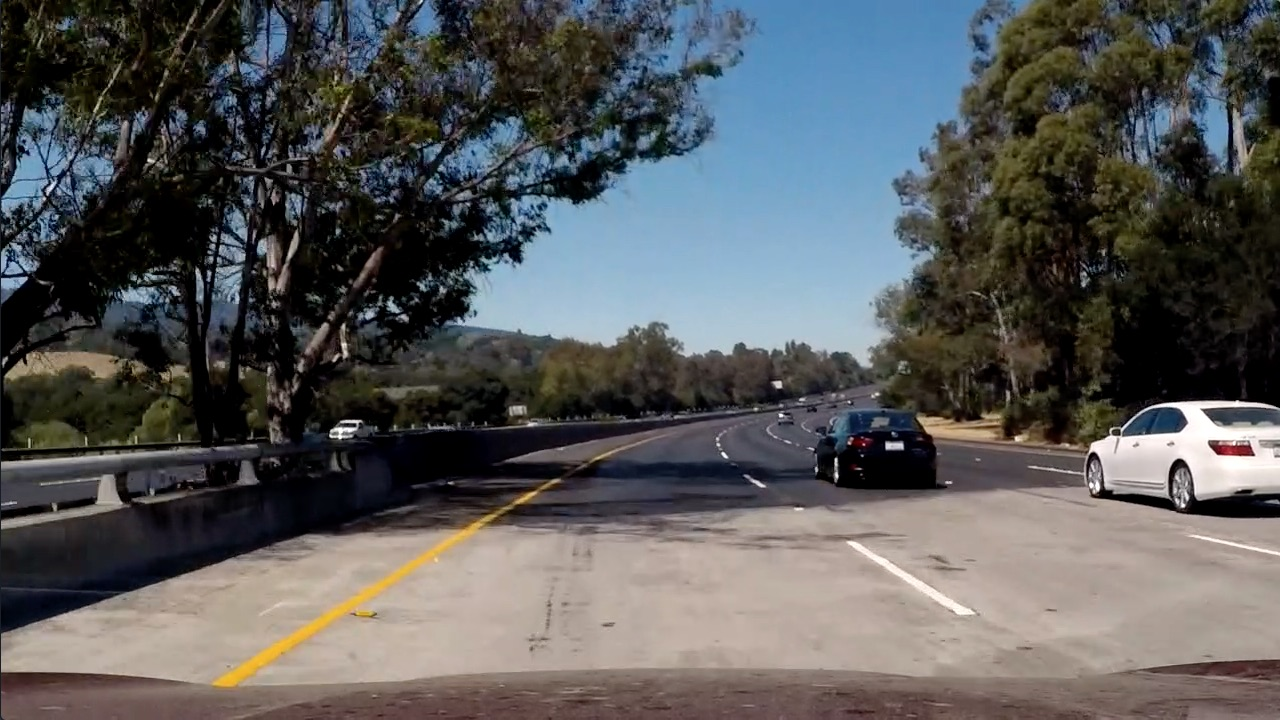
#> input picture test_images/test5.jpg, 1280 x 720 px
$ python -i main.py   (imports and definitions only)   (older library calls are emulated)
#> lines starting #> are read from the running program, lines starting #| are printed output that depends on the picture; after the words box and inside, x2 and y2 are one past the last pixel; in counts of white or black regions, pixels touching at a corner belong together
import numpy as np
import cv2

from moviepy.editor import VideoFileClip
from IPython.display import HTML
import sys


def image_binary(img, sobel_kernel=9, mag_thresh=(10, 255), s_thresh=(170, 255)):
    hsv = cv2.cvtColor(img, cv2.COLOR_RGB2HSV)
    gray = hsv[:, :, 1]
    s_channel = hsv[:, :, 2]

    # Binary matrixes creation
    sobel_binary = np.zeros(shape=gray.shape, dtype=bool)
    s_binary = sobel_binary
    combined_binary = s_binary.astype(np.float32)

    # Sobel Transform
    sobelx = cv2.Sobel(gray, cv2.CV_64F, 1, 0, ksize=sobel_kernel)
    sobely = 0  # cv2.Sobel(gray, cv2.CV_64F, 0, 1, ksize=sobel_kernel)

    sobel_abs = np.abs(sobelx ** 2 + sobely ** 2)
    sobel_abs = np.uint8(255 * sobel_abs / np.max(sobel_abs))

    sobel_binary[(sobel_abs > mag_thresh[0]) & (sobel_abs <= mag_thresh[1])] = 1

    # Threshold color channel
    s_binary[(s_channel >= s_thresh[0]) & (s_channel <= s_thresh[1])] = 1

    # Combine the two binary thresholds

    combined_binary[(s_binary == 1) | (sobel_binary == 1)] = 1
    combined_binary = np.uint8(255 * combined_binary / np.max(combined_binary))

    # ---------------- MASKED IMAGE --------------------
    offset = 100
    mask_polyg = np.array([[(0 + offset, img.shape[0]),
                            (img.shape[1] / 2.5, img.shape[0] / 1.65),
                            (img.shape[1] / 1.8, img.shape[0] / 1.65),
                            (img.shape[1], img.shape[0])]],
                          dtype=int)

    # Next we'll create a masked edges image using cv2.fillPoly()
    mask_img = np.zeros_like(combined_binary)
    ignore_mask_color = 255

    # This time we are defining a four sided polygon to mask
    # Applying polygon
    cv2.fillPoly(mask_img, mask_polyg, ignore_mask_color)
    masked_edges = cv2.bitwise_and(combined_binary, mask_img)

    return masked_edges


def warp(img, src, dst):
    src = np.float32([src])
    dst = np.float32([dst])

    return cv2.warpPerspective(img, cv2.getPerspectiveTransform(src, dst),
                               dsize=img.shape[0:2][::-1], flags=cv2.INTER_LINEAR)


def sliding_windown(img_w):
    histogram = np.sum(img_w[int(img_w.shape[0] / 2):, :], axis=0)
    # Create an output image to draw on and visualize the result
    out_img = np.dstack((img_w, img_w, img_w)) * 255
    # Find the peak of the left and right halves of the histogram
    # These will be the starting point for the left and right lines
    midpoint = int(histogram.shape[0] / 2)
    leftx_base = np.argmax(histogram[:midpoint])
    rightx_base = np.argmax(histogram[midpoint:]) + midpoint

    # Choose the number of sliding windows
    nwindows = 9
    # Set height of windows
    window_height = int(img_w.shape[0] / nwindows)
    # Identify the x and y positions of all nonzero pixels in the image
    nonzero = img_w.nonzero()
    nonzeroy = np.array(nonzero[0])
    nonzerox = np.array(nonzero[1])
    # Current positions to be updated for each window
    leftx_current = leftx_base
    rightx_current = rightx_base
    # Set the width of the windows +/- margin
    margin = 100
    # Set minimum number of pixels found to recenter window
    minpix = 50
    # Create empty lists to receive left and right lane pixel indices
    left_lane_inds = []
    right_lane_inds = []

    # Step through the windows one by one
    for window in range(nwindows):
        # Identify window boundaries in x and y (and right and left)
        win_y_low = img_w.shape[0] - (window + 1) * window_height
        win_y_high = img_w.shape[0] - window * window_height
        win_xleft_low = leftx_current - margin
        win_xleft_high = leftx_current + margin
        win_xright_low = rightx_current - margin
        win_xright_high = rightx_current + margin
        # Draw the windows on the visualization image
        cv2.rectangle(out_img, (win_xleft_low, win_y_low), (win_xleft_high, win_y_high), (0, 255, 0), 2)
        cv2.rectangle(out_img, (win_xright_low, win_y_low), (win_xright_high, win_y_high), (0, 255, 0), 2)
        # Identify the nonzero pixels in x and y within the window
        good_left_inds = ((nonzeroy >= win_y_low) & (nonzeroy < win_y_high) & (nonzerox >= win_xleft_low) & (
                nonzerox < win_xleft_high)).nonzero()[0]
        good_right_inds = ((nonzeroy >= win_y_low) & (nonzeroy < win_y_high) & (nonzerox >= win_xright_low) & (
                nonzerox < win_xright_high)).nonzero()[0]
        # Append these indices to the lists
        left_lane_inds.append(good_left_inds)
        right_lane_inds.append(good_right_inds)
        # If you found > minpix pixels, recenter next window on their mean position
        if len(good_left_inds) > minpix:
            leftx_current = int(np.mean(nonzerox[good_left_inds]))
        if len(good_right_inds) > minpix:
            rightx_current = int(np.mean(nonzerox[good_right_inds]))

    # Concatenate the arrays of indices
    left_lane_inds = np.concatenate(left_lane_inds)
    right_lane_inds = np.concatenate(right_lane_inds)

    # Extract left and right line pixel positions
    leftx = nonzerox[left_lane_inds]
    lefty = nonzeroy[left_lane_inds]
    rightx = nonzerox[right_lane_inds]
    righty = nonzeroy[right_lane_inds]

    # Fit a second order polynomial to each
    left_fit = np.polyfit(lefty, leftx, 2)
    right_fit = np.polyfit(righty, rightx, 2)


    return left_fit, right_fit


# [24 lines left out: function fit_from_lines, not called in this run]


def draw_lines(img, img_w, left_fit, right_fit, perspective):
    # Create an image to draw the lines on
    warp_zero = np.zeros_like(img_w).astype(np.uint8)
    color_warp = np.dstack((warp_zero, warp_zero, warp_zero))
    #color_warp_center = np.dstack((warp_zero, warp_zero, warp_zero))

    ploty = np.linspace(0, img.shape[0] - 1, img.shape[0])

    left_fitx = left_fit[0] * ploty ** 2 + left_fit[1] * ploty + left_fit[2]
    right_fitx = right_fit[0] * ploty ** 2 + right_fit[1] * ploty + right_fit[2]

    # Recast the x and y points into usable format for cv2.fillPoly()
    pts_left = np.array([np.transpose(np.vstack([left_fitx, ploty]))])
    pts_right = np.array([np.flipud(np.transpose(np.vstack([right_fitx, ploty])))])
    pts = np.hstack((pts_left, pts_right))

    # Draw the lane onto the warped blank image
    #cv2.fillPoly(color_warp_center, np.int_([pts]), (0, 255, 0))
    cv2.fillPoly(color_warp, np.int_([pts]), (0, 255, 0))

    # Warp the blank back to original image space using inverse perspective matrix (Minv)
    newwarp = warp(color_warp, perspective[1], perspective[0])
    # Combine the result with the original image
    result = cv2.addWeighted(img, 1, newwarp, 0.2, 0)

    color_warp_lines = np.dstack((warp_zero, warp_zero, warp_zero))
    cv2.polylines(color_warp_lines, np.int_([pts_right]), isClosed=False, color=(0, 255, 0), thickness=25)
    cv2.polylines(color_warp_lines, np.int_([pts_left]), isClosed=False, color=(0, 255, 0), thickness=25)
    newwarp_lines = warp(color_warp_lines, perspective[1], perspective[0])

    result = cv2.addWeighted(result, 1, newwarp_lines, 1, 0)

    return result

def cal_radius_and_offset(left_fit, right_fit, img,result):
    # ----- Radius Calculation ------ #

    img_height = img.shape[0]
    y_eval = img_height

    ym_per_pix = 30 / 720.  # meters per pixel in y dimension
    xm_per_pix = 3.7 / 700  # meters per pixel in x dimension

    # Calculate the new radii of curvature
    # substitute in the equation of the radius with the LEFT lane polynomial to get LEFT lane line curvature radius
    left_curverad = ((1 + (2 * left_fit[0] * y_eval * ym_per_pix + left_fit[1]) ** 2) ** 1.5) / np.absolute(2 * left_fit[0])
    # substitute in the equation of the radius with the RIGHT lane polynomial to get RIGHT lane line curvature radius
    right_curverad = ( (1 + (2 * right_fit[0] * y_eval * ym_per_pix + right_fit[1]) ** 2) ** 1.5) / np.absolute(2 * right_fit[0])

    # Calculate vehicle offset from lane center, in meters
    # Calculate vehicle center offset in pixels
    bottom_y = img.shape[0] - 1
    bottom_x_left = left_fit[0] * (bottom_y ** 2) + left_fit[1] * bottom_y + left_fit[2]        # sub in left lane line polynomial with bottom y
    bottom_x_right = right_fit[0] * (bottom_y ** 2) + right_fit[1] * bottom_y + right_fit[2]    # sub in right lane line polynomial with bottom y
    vehicle_offset = img.shape[1] / 2 - (bottom_x_left + bottom_x_right) / 2                    # average of bottom_x_left and bottom_x_right is the center of the lane
                                                                                                # subtract the lane center from the car center to get the offset
    # Convert pixel offset to meters
    xm_per_pix = 3.7 / 700  # meters per pixel in x dimension
    vehicle_offset *= xm_per_pix
    vehicle_offset=np.abs(vehicle_offset)
    # writing lane curvature and vehical offset on the image
    font = cv2.FONT_HERSHEY_SIMPLEX
    fontColor = (0, 0, 0)
    fontSize = 1
    cv2.putText(result, 'Lane Curvature: {:.0f} m'.format(np.mean([left_curverad, right_curverad])),    # calculate the mean of the left and right lane lines curvature
                (500, 620), font, fontSize, fontColor, 2)                                               # radius to get the lane center curvature
                                                                                                        # radius, and print it on the image
    # print the car offset on the image
    cv2.putText(result, 'Vehicle offset: {:.4f} m'.format(vehicle_offset), (500, 650), font, fontSize, fontColor, 2)
    return result


# [93 lines left out: functions add_image, process_video, not called in this run]

def input_image(inp, outp):
#> called with inp = 'test_images/test5.jpg', outp = 'out.png'
    clp = cv2.imread(inp)
#> clp is the input picture: shape (720, 1280, 3); mean B, G, R 89.8, 89.3, 88.5

    first_run = True
    MOV_AVG_LENGTH = 5
    gleft_fit = gright_fit = None

    img = clp.copy()
    blur = cv2.GaussianBlur(img, (5, 5), 0)

    img_b = image_binary(blur, 15, (20, 255))
#> in image_binary, `sobelx = cv2.Sobel(gray, cv2.CV_64F, 1, 0, ksize=sobel_kernel)`:
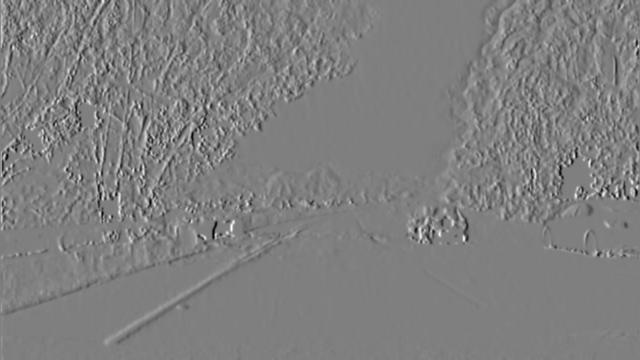
#> sobelx: shape (720, 1280) float64 (shown at 1/2 size); min -7.17e+09, max 7.17e+09, mean 1124510.5; drawn with min black and max white
#> in image_binary, `cv2.fillPoly(mask_img, mask_polyg, ignore_mask_color)`:
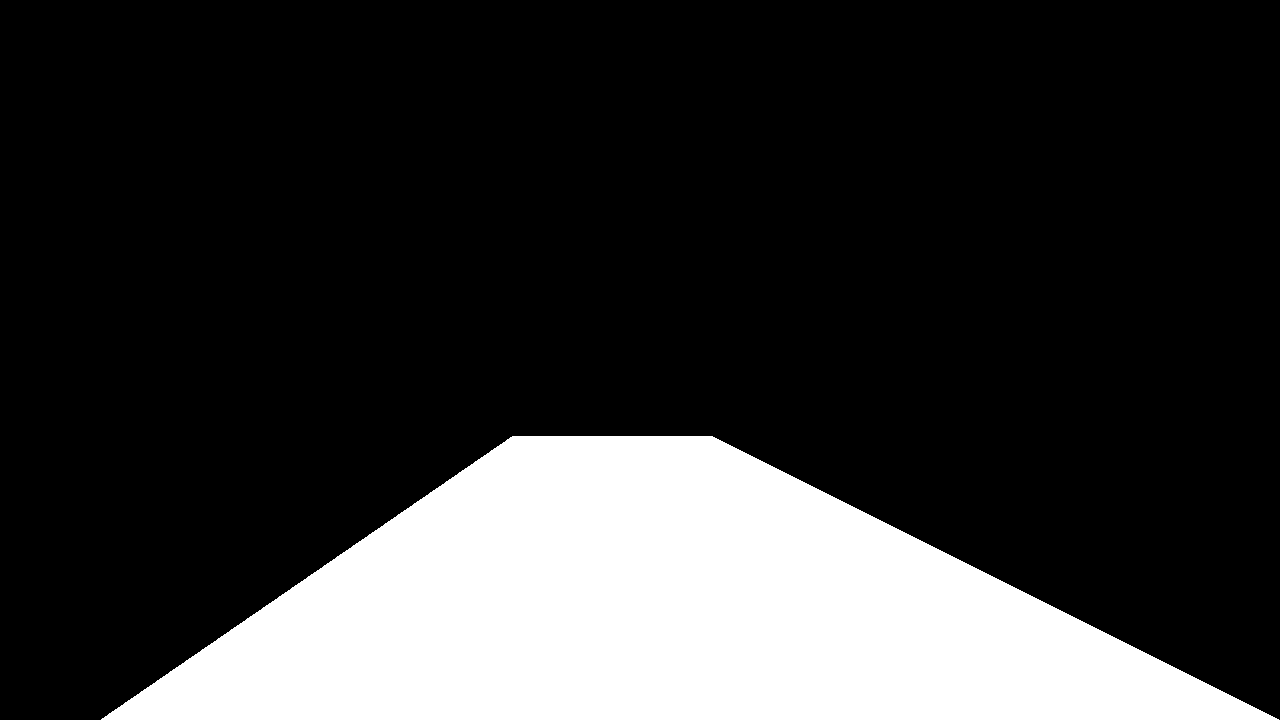
#> mask_img: shape (720, 1280); 21.3% white; 1 white region, box (x1, y1, x2, y2) and area: (101, 436, 1279, 720) 195882
#> img_b: shape (720, 1280); 11.2% white; 18 white regions (11 under 20 px), largest, box (x1, y1, x2, y2) and area: (162, 508, 1166, 688) 103143, (769, 541, 793, 547) 78, (597, 535, 625, 541) 74

    line_dst_offset = 200
    src = [595, 452], \
		  [685, 452], \
		  [1110, img_b.shape[0]], \
		  [220, img_b.shape[0]]

    dst = [src[3][0] + line_dst_offset, 0], \
		  [src[2][0] - line_dst_offset, 0], \
		  [src[2][0] - line_dst_offset, src[2][1]], \
		  [src[3][0] + line_dst_offset, src[3][1]]

    img_w = warp(img_b, src, dst)

    left_fit, right_fit = sliding_windown(img_w)
#> in sliding_windown, `histogram = np.sum(img_w[int(img_w.shape[0] / 2):, :], axis=0)`: histogram = 1280 values, max 48903 at index 970, min 0 at index 0, mean 17815.7
#> in sliding_windown, `leftx_base = np.argmax(histogram[:midpoint])`: leftx_base = 403
#> in sliding_windown, `rightx_base = np.argmax(histogram[midpoint:]) + midpoint`: rightx_base = 970
#> in sliding_windown, `nonzero = img_w.nonzero()`: nonzero = 100671 positions, rows 1 to 710, columns 30 to 1126
#> in sliding_windown, `leftx_current = leftx_base`: leftx_current = 403
#> in sliding_windown, `rightx_current = rightx_base`: rightx_current = 970
#> the loop in sliding_windown, `for window in range(nwindows):` made 9 passes
#> (win_xleft_low, win_xleft_high, win_xright_low, win_xright_high, leftx_current, rightx_current) on passes 1 to 5: (303, 503, 870, 1070, 410, 945), (310, 510, 845, 1045, 408, 944), (308, 508, 844, 1044, 401, 946), (301, 501, 846, 1046, 406, 971), (306, 506, 871, 1071, 393, 975)
#> after the loop in sliding_windown, `for window in range(nwindows):`:
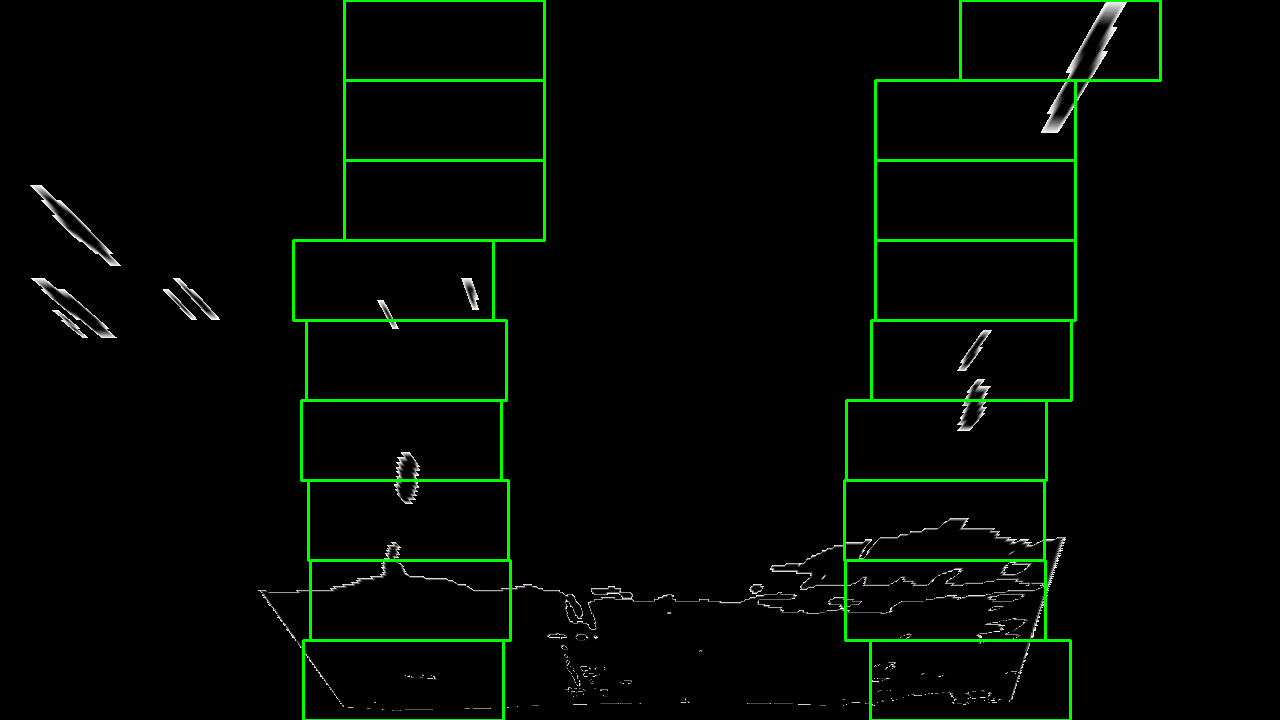
#> out_img: shape (720, 1280, 3); mean of channels 0, 1, 2 2, 7.5, 2; drawn as B, G, R
#> after the loop in sliding_windown, `for window in range(nwindows):`: left_lane_inds = 9 items
#> in sliding_windown, `left_fit = np.polyfit(lefty, leftx, 2)`: left_fit = [0.000582, -0.641, 580.2]
#> in sliding_windown, `right_fit = np.polyfit(righty, rightx, 2)`: right_fit = [0.000409, -0.53, 1115.6]
#> left_fit = [0.000582, -0.641, 580.2]; right_fit = [0.000409, -0.53, 1115.6]
    mov_avg_left = np.array([left_fit])
#> mov_avg_left = [[0.000582, -0.641, 580.2]]
    mov_avg_right = np.array([right_fit])
#> mov_avg_right = [[0.000409, -0.53, 1115.6]]
    first_run = False

    left_fit = np.array([np.mean(mov_avg_left[::-1][:, 0][0:MOV_AVG_LENGTH]),
						 np.mean(mov_avg_left[::-1][:, 1][0:MOV_AVG_LENGTH]),
						 np.mean(mov_avg_left[::-1][:, 2][0:MOV_AVG_LENGTH])])
    right_fit = np.array([np.mean(mov_avg_right[::-1][:, 0][0:MOV_AVG_LENGTH]),
						  np.mean(mov_avg_right[::-1][:, 1][0:MOV_AVG_LENGTH]),
						  np.mean(mov_avg_right[::-1][:, 2][0:MOV_AVG_LENGTH])])

    if mov_avg_left.shape[0] > 1000:
        mov_avg_left = mov_avg_left[0:MOV_AVG_LENGTH]
    if mov_avg_right.shape[0] > 1000:
        mov_avg_right = mov_avg_right[0:MOV_AVG_LENGTH]

    final = draw_lines(img, img_w, left_fit, right_fit, perspective=[src, dst])
#> in draw_lines, `left_fitx = left_fit[0] * ploty ** 2 + left_fit[1] * ploty + left_fit[2]`: left_fitx = 720 values, max 580.2 at index 0, min 403.7 at index 551, mean 450.1
#> in draw_lines, `right_fitx = right_fit[0] * ploty ** 2 + right_fit[1] * ploty + right_..`: right_fitx = 720 values, max 1115.6 at index 0, min 944 at index 648, mean 995.6
#> in draw_lines, `pts_left = np.array([np.transpose(np.vstack([left_fitx, ploty]))])`: pts_left = 720 pairs, first value 403.7 to 580.2, second value 0 to 719
#> in draw_lines, `pts_right = np.array([np.flipud(np.transpose(np.vstack([right_fitx, pl..`: pts_right = 720 pairs, first value 944 to 1115.6, second value 0 to 719
#> in draw_lines, `pts = np.hstack((pts_left, pts_right))`: pts = 1440 pairs, first value 403.7 to 1115.6, second value 0 to 719

    # calculate radius of curvature and vehicle offset and print them
    cal_radius_and_offset(left_fit, right_fit, img, final)
#> in cal_radius_and_offset, `left_curverad = ((1 + (2 * left_fit[0] * y_eval * ym_per_pix + left_fi..`: left_curverad = 1373.7
#> in cal_radius_and_offset, `right_curverad = ( (1 + (2 * right_fit[0] * y_eval * ym_per_pix + righ..`: right_curverad = 1720.8
#> in cal_radius_and_offset, `bottom_x_left = left_fit[0] * (bottom_y ** 2) + left_fit[1] * bottom_y..`: bottom_x_left = 420.2
#> in cal_radius_and_offset, `bottom_x_right = right_fit[0] * (bottom_y ** 2) + right_fit[1] * botto..`: bottom_x_right = 946
#> in cal_radius_and_offset, `vehicle_offset = img.shape[1] / 2 - (bottom_x_left + bottom_x_right) / 2`: vehicle_offset = -43.1
#> in cal_radius_and_offset, `vehicle_offset *= xm_per_pix`: vehicle_offset = -0.228
#> in cal_radius_and_offset, `vehicle_offset=np.abs(vehicle_offset)`: vehicle_offset = 0.228
#> in cal_radius_and_offset, `font = cv2.FONT_HERSHEY_SIMPLEX`: font = 0
#> in cal_radius_and_offset, `cv2.putText(result, 'Vehicle offset: {:.4f} m'.format(vehicle_offset),..`:
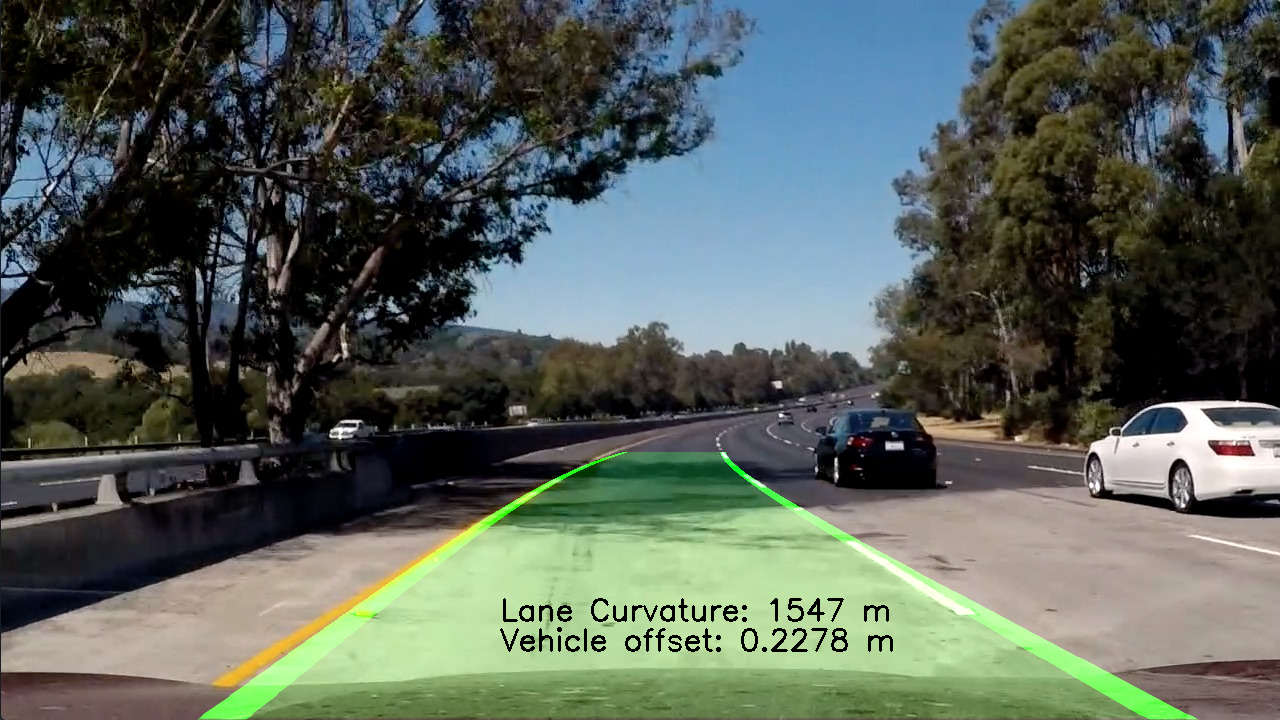
#> result: shape (720, 1280, 3); mean B, G, R 89, 97.3, 87.5

	# let the image open for infinite amount of time
    clp = final
    cv2.imshow('result', final)
    cv2.waitKey(0)

# [10 lines left out: function main, not called in this run]


# [2 lines not run here, left out]

>>> result = input_image('test_images/test5.jpg', 'out.png')
